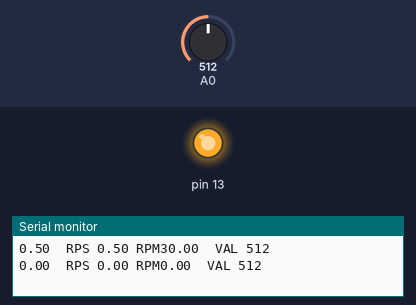
The sketch below on a simulated Arduino Uno, built with avr-gcc and run on an emulated ATmega328P. Shown: output pins drawn as LEDs (lit = HIGH), the last lines printed to the serial monitor. Inputs (shaded band) come from the test bench; at power-on: A0 = 512.

Above: at 1.2 s.
1.3 s: A0 set to 79
2.8 s: A0 set to 70
At 3.9 s:
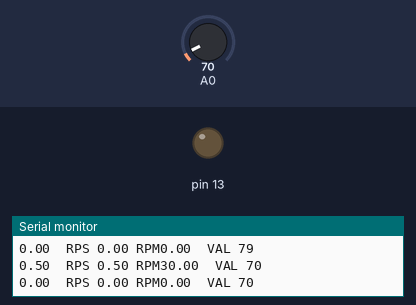
4.3 s: A0 set to 122
At 5.1 s:
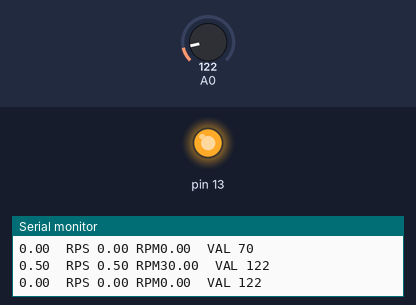
5.8 s: A0 set to 0
At 6.2 s:
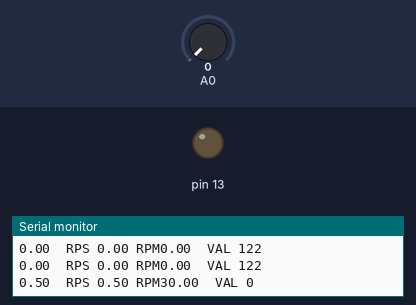
Timing chart, 0 to 8.3 s (numbered marks = the images above; inputs shaded):
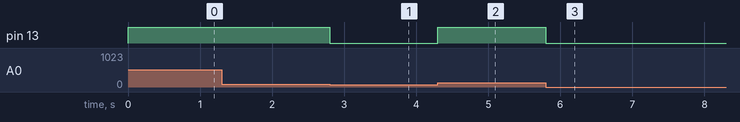

Measured:
- the behaviour switches between 75 and 74 on A0 (found by bisection; images 0 and 1)
- after the input at 2.8 s, pin 13: HIGH → LOW at once
- after the input at 4.3 s, pin 13: LOW → HIGH at once
- after the input at 5.8 s, pin 13: HIGH → LOW at once

The sketch:

Tachometer.ino
```cpp
//
// This example shows one way of creating an optoswitch
// using an IR LED as emiter and an IR LED receiver as
// light sensor.
// On this case it acts as a tachometer to count the
// revolutions per second of an aeromodelism plane's
// propeller.
//
//           + GROUND                                 +GROUND
//           |                                        |
//           <                                        <
//           > 220 ohm resistor                       > 220 omh resistor
//           <                                        <
//           |                                        |
//           |                                        |
//         -----                                    -----
//          / \    >>IR LED emiter >>>>>>>>>>>>>>>>  / \   IR LED receiver
//         -----                                    -----
//           |                                        |
//           |                                        |
//           + +5VCD                                  +  ANALOG INPUT 0
//


int val;
long last=0;
int stat=LOW;
int stat2;
int contar=0;

int sens=75;  // this value indicates the limit reading between dark and light,
              // it has to be tested as it may change acording on the
              // distance the leds are placed.
int nPalas=2; // the number of blades of the propeller

int milisegundos=500; // the time it takes each reading
void setup()
{
  Serial.begin(9600);
  pinMode(13,OUTPUT);
}

void loop()
{
  val=analogRead(0);
  if(val<sens)
    stat=LOW;
   else
    stat=HIGH;
   digitalWrite(13,stat); //as iR light is invisible for us, the led on pin 13
                          //indicate the state of the circuit.

   if(stat2!=stat){  //counts when the state change, thats from (dark to light) or
                     //from (light to dark), remmember that IR light is invisible for us.
     contar++;
     stat2=stat;
   }
   if(millis()-last>=milisegundos){
     double rps=((double)contar/nPalas)/2.0*1000.0/milisegundos;
     double rpm=((double)contar/nPalas)/2.0*60000.0/(milisegundos);
     Serial.print((contar/2.0));Serial.print("  RPS ");Serial.print(rps);
     Serial.print(" RPM");Serial.print(rpm);Serial.print("  VAL ");Serial.println(val);
     contar=0;
     last=millis();
   }
}
```
